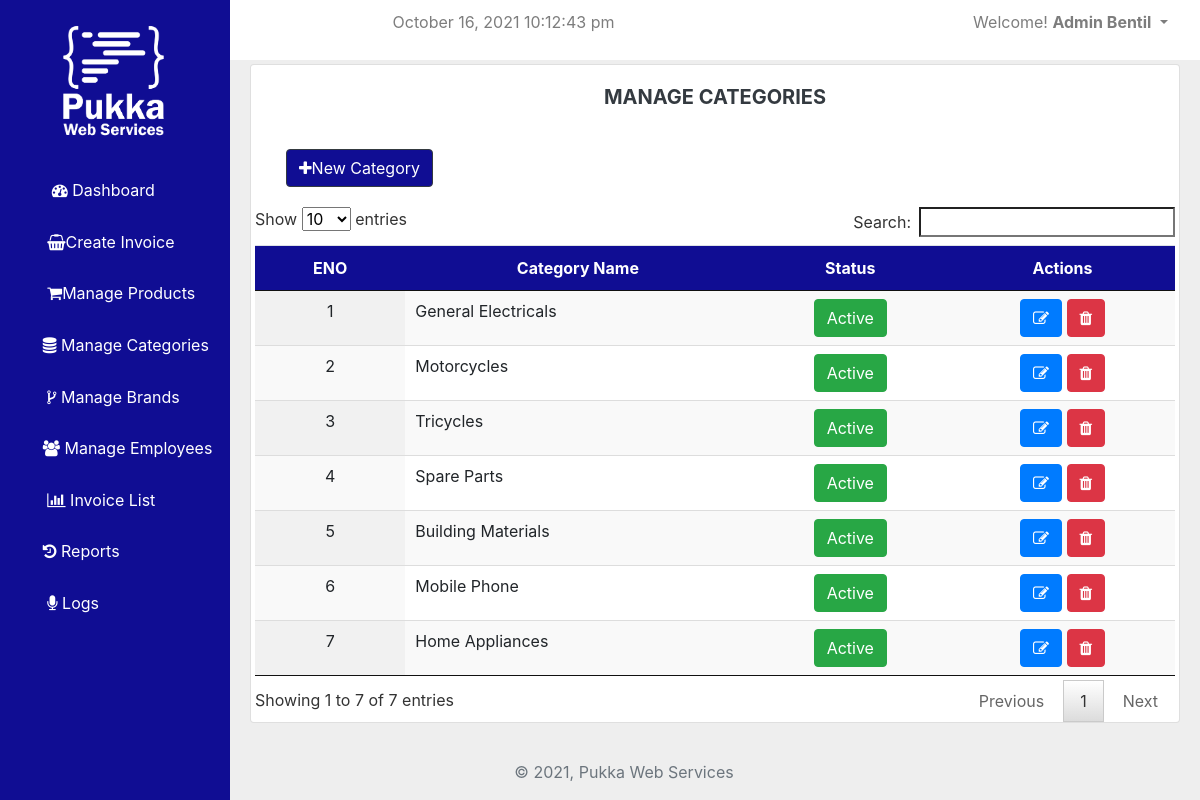
Page /dashboard.php?manage_categories (signed in) on the committed database.
### tables this page shows
CREATE TABLE `categories` (
  `id` int(11) NOT NULL,
  `category_name` varchar(255) NOT NULL,
  `status` enum('0','1') NOT NULL
);

### public_html/includes/DBoperations.php (called while the page is built, shortened)
<?php
class DBOperation
{
	private $con;
	function __construct()
	{
		include_once("./public_html/database/db.php");
		$db = new Database();
		$this->con = $db->connect();
    }
	public function getAllRecord($table){
		$pre_stmt = $this->con->prepare("SELECT * FROM $table");
		$pre_stmt->execute() or die($this->con->error);
		$result = $pre_stmt->get_result();
		$rows = array();
		if ($result->num_rows > 0) {
			while($row = $result->fetch_assoc()){
				$rows[] = $row;
			}
			return $rows;
		}
		return "NO_DATA";
    }
}
?>

### public_html/database/db.php (called while the page is built, shortened)
<?php
class Database
{
   public function connect(){
       $this->con = new Mysqli(HOST, USER, PASS, DB_NAME);
       if($this->con){
            return $this->con;
       }else{
            return "DATABASE CONNECTION FAILED";
       }
   }
}

### public_html/includes/actions.php (the view, shortened to what this page needs)
<?php
include_once "./public_html/includes/DBoperations.php";
function displayCategories()
{
    $obj = new DBoperation();
    $rows = $obj->getAllRecord("categories");
    if($rows != "NO_DATA"){
    $enum = 00;
    foreach ($rows as $row) {
        echo "
        <tr>
            <td class = \"text-center\">".++$enum."</td>
            <td >".$row['category_name']."</td>
            <form method = \"POST\">
            <input type = \"hidden\" name = 'id' value = '".$row["id"]."'>";
            echo $row['status'] == 1? "<td class = \"text-center\"><button name = 'toggleStatus' class=\"btn btn-success\" >Active</button></td>": "<td class = \"text-center\"><button name = 'toggleStatus' class=\"btn btn-secondary\" >Disabled</button></td>";
            echo "</form>
            <td class = \"text-center\">
            <button id = 'edit_category' data-e = 'Category' data-cat ='".$row['category_name']."' data-id ='".$row['id']."' class=\"btn btn-primary\" name = 'btn_editCategory' onclick = 'showeCatModal(this)'><i class=\"fa fa-edit\"></i></button>
            <button   onclick = 'delCatModal(this)'  data-tb ='Categories' data-id ='".$row['id']."'  class=\"btn btn-danger\"> <i class=\"fa fa-trash\"></i> </button>
            </td>
       </tr>
        ";
    }
}
}

### public_html/includes/sidenav.php (style rules this page uses)
html { position: relative; min-height: 100%; }
body { overflow-x: hidden; background-color: #EEEEEE; }

### rows in the picture
categories: category_name "General Electricals", status "Active"
categories: category_name "Motorcycles", status "Active"
categories: category_name "Tricycles", status "Active"
categories: category_name "Spare Parts", status "Active"
categories: category_name "Building Materials", status "Active"
categories: category_name "Mobile Phone", status "Active"
categories: category_name "Home Appliances", status "Active"

### other values in the picture
$_SESSION["username"] "Admin Bentil"
